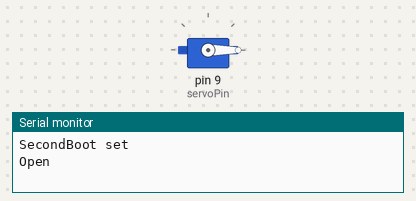
The sketch below on a simulated Arduino Uno, built with avr-gcc and run on an emulated ATmega328P. Parts: servo, the last lines printed to the serial monitor. EEPROM starts erased.

Above: at 0.1 s.
At 61.1 s:
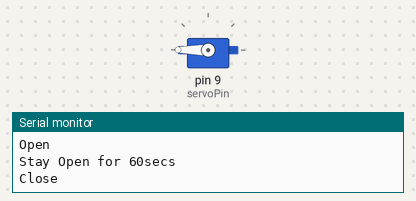
At 125.1 s:
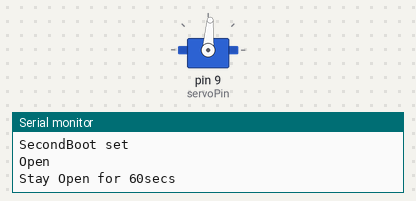
Timing chart, 0 to 126.6 s (numbered marks = the images above):
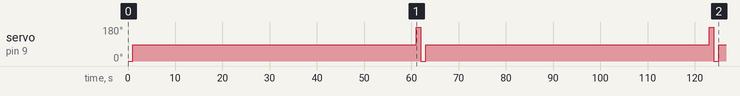

The sketch:

arduiset.ino
```cpp
// cicero44bc 23:10 08 Nov 2014 - www.breakfastlabs.com
//
// This sketch safely resets an Arduino using code and only one wire. It does not use watchdog.
//
// Purpose: I found when using a continuous servo I was getting very slight drift, even after finding 'centre'.
// I confirmed if the servo is not attached in code, it would not drift or flutter at all. Detach was not working,
// this became a quick fix and a chance to try something new for me with using built in persistent storage to
// allow the Arduino to determine if it is booting after a reset, i.e. not cold booting.
//
// Method: During setup() the sketch checks if this is the first boot by checking the value of a byte in persistant
// storage, i.e. EEPROM (reference in code comments), if so it runs an action (openClose() in this case - to
// accommodate a requirement for my aquarium). A value is then set in EEPROM (so it is persistent after reset and
// a 'reboot' can be therefore be determined), then the Arduino is reset. On second boot the EEPROM is then checked
// in this case the Arduino then does nothing, and the 'warm boot flag' byte is reset in EEPROM.
//
// The EEPROM is purposely only checked once and a corresponding boolean in RAM checked thereafter because EEPROM
// has limited R/W's.
//
// Notes
//
// When programing your Arduino be sure to disconnect the wire to RST if you want your Arduino to auto-reset
// after the upload completes.
//
// Outputs to serial at 115200 for debugging.
//
// Credits
//
// Reset method - http://weblog.jos.ph/development/arduino-reset-hack/
//
// Thanks to ALL at ultimateReef.net for your help on the aquarium front, esp. promazin, McQueen25,
// stevesplace78 and foo who have helped me in the past.

#include <Servo.h>
#include <EEPROM.h>

Servo servo;
int servoPin = 9;
int resetPin = 7; // Digital Pin 7, connected to RST
int bootCheckPointer = 1; // Checks position one.
bool secondBoot = false;

void setup()
{
  digitalWrite(resetPin, HIGH); // Pin must be set to HIGH immediately on boot.
  pinMode(resetPin,OUTPUT);     // Declare it as an output AFTER it's HIGH
  if (checkSecondBoot()) {  // Check EEPROM to confirm if this is this is the first boot.
    secondBoot = true;
    resetEEPROM();
  }
  if (!secondBoot) {     // Only attach the servo if it is the first boot. On a second boot servo will not be attached.
    servo.attach(servoPin);
  }
  Serial.begin(115200);

}


void loop()
{
  Serial.println("loop start");
  if (!secondBoot) {
    Serial.println("FirstBoot. Now set EEPROM value, open and Close then reset...");
      setSecondBoot(); // Set EEPROM pointer
      openClose();
      resetArduino();
  }
  else
  {
    Serial.println("Second boot");
  }
}

boolean checkSecondBoot() { // http://arduino.cc/en/Reference/EEPROMRead
	if (EEPROM.read(bootCheckPointer) != 255)
	{
		return true; // This is the second boot.
	}
	else
	{
		return false; // This is the first boot.
	}
}

void openClose() {
  servo.write(0);
  Serial.println("Open");
  delay(1000);
  servo.write(86);
  Serial.println("Stay Open for 60secs");
  delay(60000);
  servo.write(180);
  Serial.println("Close");
  delay(1000);
  servo.write(86);
  Serial.println("Stay Closed");
}

void resetEEPROM() { // http://arduino.cc/en/Reference/EEPROMWrite
  EEPROM.write(bootCheckPointer, 255); // (ADDRESS, VALUE)
  Serial.println("EEPROM values reset.");
}

void setSecondBoot() {
  EEPROM.write(bootCheckPointer, 123); // (ADDRESS, VALUE)
  Serial.println("SecondBoot set");
}

void resetArduino() {
  Serial.println("ResetArduino");
  digitalWrite(resetPin, LOW);
}
```

Measured:
- by itself, servo on pin 9 (servoPin): 0° → 86° at 1.0 s, → 180° 60.0 s later, → 0° 1.0 s later, → 86° 1.0 s later, … (7 changes in this stretch)
